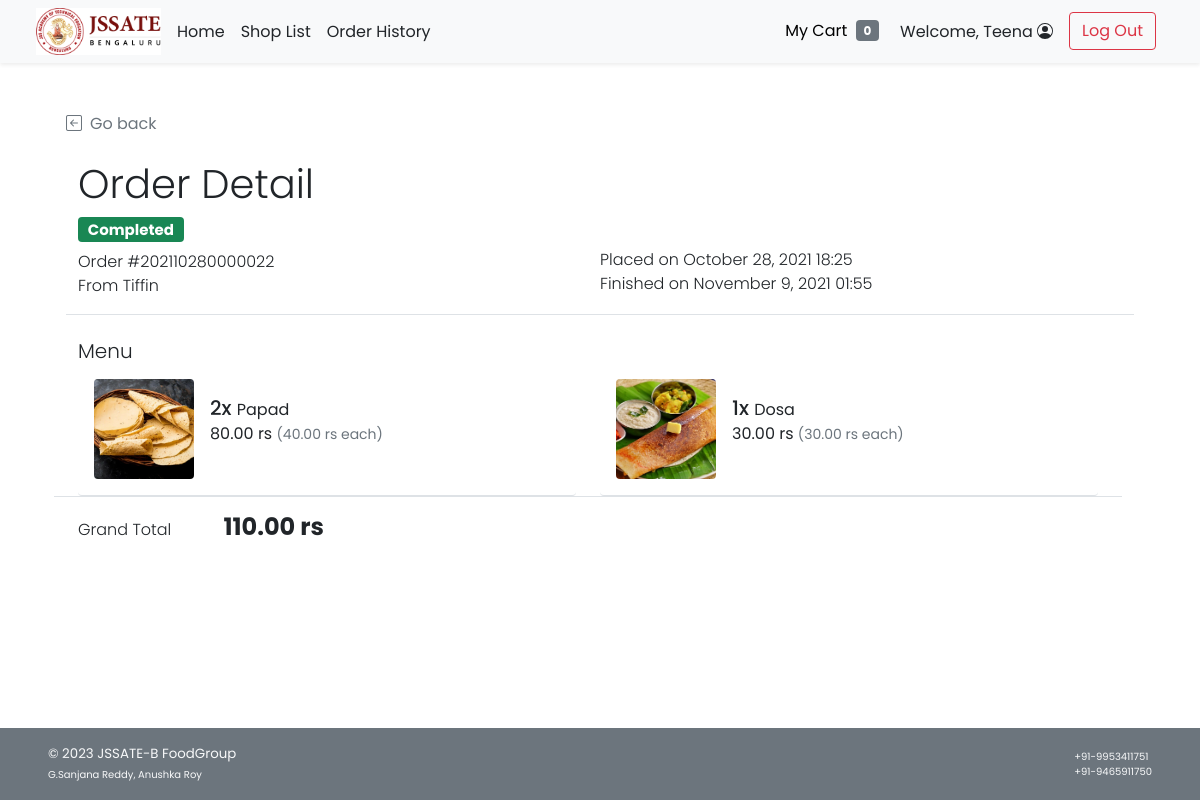
Screenshot of /cust_order_detail.php?orh_id=22 (signed in) with the database file from the repository.
### tables this page shows
CREATE TABLE `order_header` (
  `orh_id` int(11) NOT NULL,
  `orh_refcode` varchar(15) DEFAULT NULL,
  `c_id` int(11) NOT NULL,
  `s_id` int(11) NOT NULL,
  `orh_ordertime` timestamp NOT NULL DEFAULT current_timestamp(),
  `orh_pickuptime` datetime NOT NULL,
  `orh_orderstatus` varchar(10) NOT NULL,
  `orh_finishedtime` datetime DEFAULT NULL
);

CREATE TABLE `shop` (
  `s_id` int(11) NOT NULL,
  `s_name` varchar(100) NOT NULL,
  `s_location` varchar(100) NOT NULL,
  `s_openhour` time NOT NULL,
  `s_closehour` time NOT NULL,
  `s_status` tinyint(4) NOT NULL DEFAULT 1 COMMENT 'Shop ready for taking an order or not (True for open, False for close)',
  `s_preorderStatus` tinyint(4) NOT NULL DEFAULT 1 COMMENT 'Shop is ready for tomorrow pre-order or not',
  `s_phoneno` varchar(45) NOT NULL,
  `s_pic` text DEFAULT NULL
);

CREATE TABLE `order_detail` (
  `ord_id` int(11) NOT NULL,
  `orh_id` int(11) NOT NULL,
  `f_id` int(11) NOT NULL,
  `ord_amount` int(11) NOT NULL,
  `ord_buyprice` decimal(6,2) NOT NULL COMMENT 'To keep the snapshot of selected menu cost at the time of the purchase.',
  `ord_note` text DEFAULT NULL
);

CREATE TABLE `food` (
  `f_id` int(11) NOT NULL,
  `s_id` int(11) NOT NULL,
  `f_name` varchar(100) NOT NULL,
  `f_price` decimal(6,2) NOT NULL,
  `f_todayavail` tinyint(4) NOT NULL DEFAULT 1 COMMENT 'Food is available to order or not',
  `f_preorderavail` tinyint(4) NOT NULL DEFAULT 1,
  `f_pic` text DEFAULT NULL
);

### cust_order_detail.php (the view, shortened to what this page needs)
<!DOCTYPE html>
<html lang="en">
<head>
    <?php
        include("conn_db.php");
        include('head.php');
    ?>
    <link href="css/main.css" rel="stylesheet">
    <link href="css/menu.css" rel="stylesheet">
</head>
<body class="d-flex flex-column h-100">
    <?php include('nav_header.php')?>
    <div class="container px-5 py-4" id="cart-body">
        <div class="row my-4 border-bottom">
            <a class="nav nav-item text-decoration-none text-muted mb-2" href="#" onclick="history.back();">
                <i class="bi bi-arrow-left-square me-2"></i>Go back
            </a>
            <h2 class="pt-3 display-6">Order Detail</h2>
            <?php
                $orh_id = $_GET["orh_id"];
                $orh_query = "SELECT * FROM order_header WHERE orh_id = {$orh_id}";
                $orh_arr = $mysqli -> query($orh_query) -> fetch_array();
            ?>
            <div class="row row-cols-1 row-cols-md-2">
                <div class="col mb-2 mb-md-0">
                    <ul class="list-unstyled fw-light">
                        <li class="list-item mb-2">
                            <?php if($orh_arr["orh_orderstatus"]=="ACPT"){ ?>
                                <h5><span class="fw-bold badge bg-info text-dark">Accepted</span></h5>
                            <?php }else if($orh_arr["orh_orderstatus"]=="PREP"){ ?>
                                <h5><span class="fw-bold badge bg-warning text-dark">Preparing</span></h5>
                            <?php }else if($orh_arr["orh_orderstatus"]=="RDPK"){ ?>
                                <h5><span class="fw-bold badge bg-primary text-white">Ready to pick up</span></h5>
                            <?php }else if($orh_arr["orh_orderstatus"]=="FNSH"){?>
                                <h5><span class="fw-bold badge bg-success text-white">Completed</span></h5>
                            <?php } ?>
                        </li>
                        <li class="list-item">Order #<?php echo $orh_arr["orh_refcode"];?></li>
                        <li class="list-item">From
                            <?php
                                $shop_query = "SELECT s_name FROM shop WHERE s_id = {$orh_arr['s_id']};";
                                $shop_arr = $mysqli -> query($shop_query) -> fetch_array();
                                echo $shop_arr["s_name"];
                            ?>
                        </li>
                    </ul>
                </div>
                <div class="col">
                    <ul class="list-unstyled fw-light">
                        <?php
                            $od_placedate = (new Datetime($orh_arr["orh_ordertime"])) -> format("F j, Y H:i");
                            $od_pickupdate = (new Datetime($orh_arr["orh_pickuptime"])) -> format("F j, Y H:i");
                        ?>
                        <li class="mb-2">&nbsp;</li>
                        <li>Placed on <?php echo $od_placedate;?></li>
                        <?php if($orh_arr["orh_orderstatus"]!="FNSH"){ ?>
                        <li>Will be pick-up on <?php echo $od_pickupdate;?></li>
                        <?php }else{
                            $od_finishtime = (new Datetime($orh_arr["orh_finishedtime"])) -> format("F j, Y H:i");
                        ?>
                        <li>Finished on <?php echo $od_finishtime;?></li>
                        <?php } ?>
                    </ul>
                </div>
            </div>
        </div>
        <div class="row mb-5">
            <div class="col">
                <div class="row row-cols-1">
                    <div class="col">
                        <h5 class="fw-light">Menu</h5>
                    </div>
                    <div class="col row row-cols-1 row-cols-md-2 border-bottom">
                        <?php
                            $ord_query = "SELECT f.f_name,f.f_pic,ord.ord_amount,ord.ord_buyprice,ord_note FROM order_detail ord INNER JOIN food f ON ord.f_id = f.f_id WHERE ord.orh_id = {$orh_id}";
                            $ord_result = $mysqli -> query($ord_query);
                            while($ord_row = $ord_result -> fetch_array()){
                        ?>
                        <div class="col">
                            <ul class="list-group">
                                <li class="list-group-item d-flex border-0 pb-3 border-bottom w-100 justify-content-between align-items-center">
                                    <div class="image-parent">
                                        <img
                                        <?php
                                            if(is_null($ord_row["f_pic"])){echo "src='img/default.png'";}
                                            else{echo "src=\"img/{$ord_row['f_pic']}\"";}
                                        ?>
                                        class="img-fluid rounded"
                                        style="width: 100px; height:100px; object-fit:cover;" alt="<?php echo $ord_row["f_name"]?>">
                                        </div>
                                    <div class="ms-3 me-auto">
                                        <div class="fw-normal"><span class="h5"><?php echo $ord_row["ord_amount"]?>x </span><?php echo $ord_row["f_name"]?>
                                            <p><?php printf("%.2f rs <small class='text-muted'>(%.2f rs each)</small>",$ord_row["ord_buyprice"]*$ord_row["ord_amount"],$ord_row["ord_buyprice"]);?><br />
                                            </p>
                                        </div>
                                </li>
                            </ul>
                        </div>
                        <?php } ?>
                    </div>
                    <div class="col my-3">
                        <ul class="list-inline justify-content-between">
                            <li class="list-inline-item fw-light me-5">Grand Total</li>
                            <li class="list-inline-item fw-bold h4">
                                <?php
                                    $gt_query = "SELECT SUM(ord_amount*ord_buyprice) AS gt FROM order_detail WHERE orh_id = {$orh_id}";
                                    $gt_arr = $mysqli -> query($gt_query) -> fetch_array();
                                    printf("%.2f rs",$gt_arr["gt"]);
                                ?>
                            </li>
                        </ul>
                    </div>
                </div>
            </div>
        </div>
    </div>
    <footer
        class="footer d-flex flex-wrap justify-content-between align-items-center px-5 py-3 mt-auto bg-secondary text-light">
        <span class="smaller-font">&copy; 2023 JSSATE-B FoodGroup <br /><span class="xsmall-font">G.Sanjana Reddy, Anushka Roy</span></span>
        <span class="xsmall-font"> +91-9953411751 <br /><span class="xsmall-font">+91-9465911750</span></span>
    </footer>
</body>
</html>

### head.php (shortened to what this page needs)
<link href="https://cdn.jsdelivr.net/npm/bootstrap@5.1.2/dist/css/bootstrap.min.css" rel="stylesheet"
>
<link rel="stylesheet" href="https://cdn.jsdelivr.net/npm/bootstrap-icons@1.5.0/font/bootstrap-icons.css">

### nav_header.php (shortened to what this page needs)
<header class="navbar navbar-expand-md navbar-light fixed-top bg-light shadow-sm mb-auto">
    <div class="container-fluid mx-4">
        <a href="index.php">
            <img src="img/LOGO_BLACK.png" width="125" class="me-2" alt="JSS logo">
        </a>
        <div class="navbar-collapse collapse" id="navbarCollapse">
            <ul class="navbar-nav me-auto mb-2 mb-md-0">
                <li class="nav-item">
                    <a class="nav-link px-2 text-dark" href="index.php">Home</a>
                </li>
                <li class="nav-item">
                    <a href="shop_list.php" class="nav-link px-2 text-dark">Shop List</a>
                </li>
                <?php if(isset($_SESSION['cid'])){ ?>
                <li class="nav-item">
                    <a href="cust_order_history.php" class="nav-link px-2 text-dark">Order History</a>
                </li>
                <?php } ?>
            </ul>
            <div class="d-flex">
                <?php if(!isset($_SESSION['cid'])){ ?>
                <a class="btn btn-outline-secondary me-2" href="cust_regist.php">Sign Up</a>
                <a class="btn btn-success" href="cust_login.php">Log In</a>
                <?php }else{ ?>
                <ul class="navbar-nav me-auto mb-2 mb-md-0">
                    <li class="nav-item">
                        <a type="button" class="btn btn-light" href="cust_cart.php">
                            My Cart
                            <?php
                                $incart_query = "SELECT SUM(ct_amount) AS incart_amt FROM cart WHERE c_id = {$_SESSION['cid']}";
                                $incart_result = $mysqli -> query($incart_query) -> fetch_array();
                                $incart_amt = $incart_result["incart_amt"];
                                if($incart_amt>0){
                            ?>
                            <span class="ms-1 badge bg-success">
                                <?php echo $incart_amt;?>
                            </span>
                            <?php }else{ ?>
                                <span class="ms-1 badge bg-secondary">0</span>
                            <?php } ?>
                        </a>
                    </li>
                    <li class="nav-item">
                        <a href="cust_profile.php" class="nav-link px-2 text-dark">
                            Welcome, <?=$_SESSION['firstname']?>
                        </a>
                    </li>
                    <li class="nav-item">
                        <a class="mx-2 mt-1 mt-md-0 btn btn-outline-danger" href="logout.php">Log Out</a>
                    </li>
                </ul>
                <?php } ?>
            </div>
        </div>
    </div>
</header>

### css/main.css (style rules this page uses)
html { height: 100%; }
body { height: 100%; padding-top: 4rem; margin-bottom: -50px; font-family: 'Poppins', 'Noto Sans Thai', sans-serif; }
a { cursor: pointer; }
.bi { vertical-align: -.125em; fill: currentColor; }
.text-white { color: white; }
.smaller-font { font-size: smaller; }
.xsmall-font { font-size: x-small; }

### css/menu.css (style rules this page uses)
html, body { height: 100%; }
.image-parent { max-width: 100px; }

### rows the page displays
order_header: orh_refcode "202110280000022", orh_ordertime "October 28, 2021 18:25", orh_finishedtime "November 9, 2021 01:55"
shop: s_name "Tiffin"
order_detail: f.f_pic (picture), ord_amount "2", f.f_name "Papad", $ord_row["ord_buyprice"]*$ord_row["ord_amount"] "80.00", ord_buyprice "40.00"
order_detail: f.f_pic (picture), ord_amount "1", f.f_name "Dosa", $ord_row['ord_buyprice']*$ord_row['ord_amount'] "30.00", ord_buyprice "30.00"

### other values shown
$_SESSION['firstname'] "Teena"
$gt_arr["gt"] "110.00"
